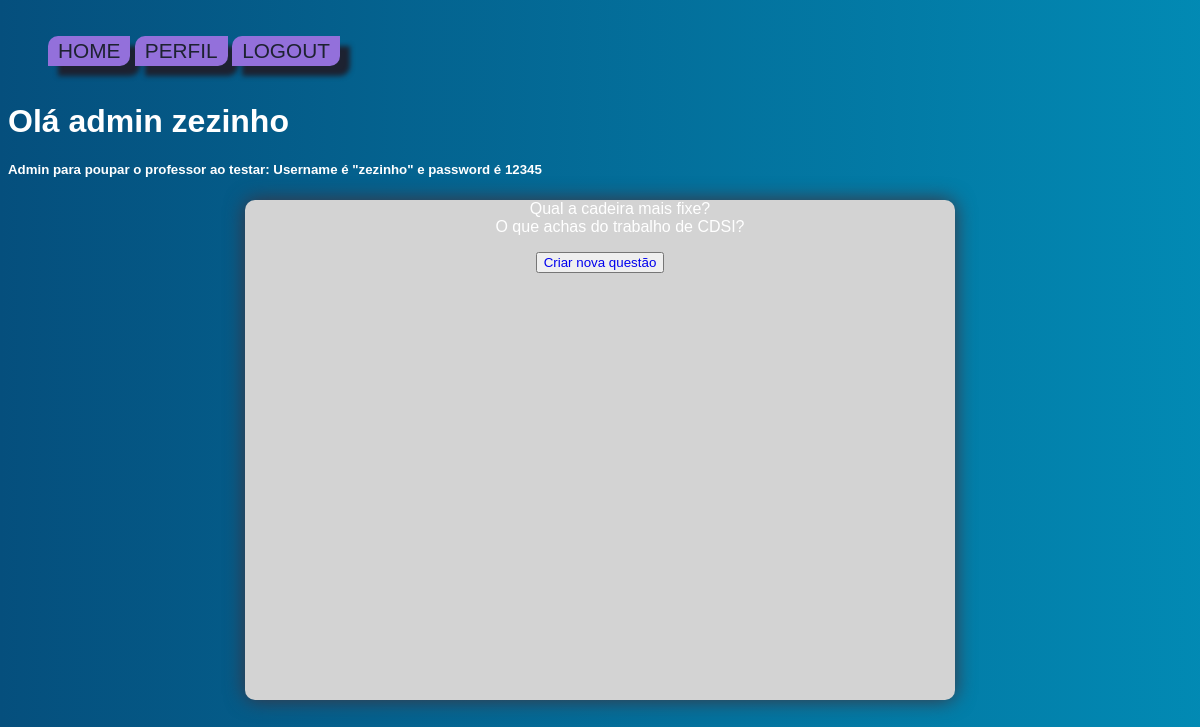
Page /votacao/ (signed in) on the committed database.
### votacao/models.py (models this page shows, shortened)
class Questao(models.Model):
    questao_texto = models.CharField(max_length=200)
    pub_data = models.DateTimeField('data de publicacao')

### votacao/views.py (the view)
# urls.py: path("", views.index, name="index"),
def index(request):
    latest_question_list = Questao.objects.all() #vai buscar todos os objetos
    return render(request, 'votacao/index.html', {'latest_question_list': latest_question_list,
                                                  'fruta': 'banana'})

### votacao/templates/votacao/index.html (shortened to what this page needs)
<!DOCTYPE html>
{% load static %}
<html lang="en">
<head>
    <link rel="stylesheet"  href="{%  static  'votacao/css/navbar.css'  %}">
</head>
<body>
    <header class="topnav">
        <ul>
          <li><a href="{% url 'votacao:index' %}">Home</a></li>
          {% if not request.user.is_authenticated %}
            <li><a href="{% url 'votacao:login_view' %}">Login</a></li>
          {%else%}
            <li><a href="{% url 'votacao:mostra_detalhes' %}"> Perfil</a></li>
            <li><a href="{% url 'votacao:logoutview' %}"> Logout</a></li>
          {% endif %}
        </ul>
    </header>
{% block conteudo %}
    {% if request.user.is_authenticated and request.user.is_superuser %}
    <h1>Olá admin {{request.user.username}}</h1>
    {% elif request.user.is_authenticated %}
    <h1>Olá {{request.user.username}}</h1>
    {% else %}
    <h1>Bem vindo! Você não está logado</h1>
    {% endif %}
    <h5>Admin para poupar o professor ao testar: Username é "zezinho" e password é 12345</h5>
    <div class="questao_group">
    {% if latest_question_list %}
        <ul >
        {% for questao in latest_question_list %}
            <li class="questao">
                <a href="{% url 'votacao:detalhe' questao.id %}"> {{questao.questao_texto}}</a>
            </li>
        {% endfor %}
        </ul>
    {% else %}
        <p>Nao ha questoes disponiveis.</p>
    {% endif %}
    {%  if request.user.is_superuser %}
    <p> <button> <a href="{% url 'votacao:formQuestao' %}"> Criar nova questão</a></button>  </p>
    {% endif %}
    </div>
    <br>
{% endblock %}
</body>
</html>

### votacao/static/votacao/css/navbar.css (style rules this page uses)
* { font-family: sans-serif,Arial, Helvetica; text-decoration: none; list-style: none; box-sizing: border-box; }
.topnav { width: 100%; text-transform: uppercase; color: #1d2231; align-items: center; display: flex; justify-content: space-between; }
.topnav ul { margin-right: 3em; float: right; padding-top: 1%; justify-content: space-between; }
.topnav li { background-color: mediumpurple; justify-content: space-between; display: inline-block; border-bottom-right-radius: 10px; border-top-left-radius: 10px; box-shadow: 10px 10px 5px; }
.topnav li a { color: #1d2231; font-size: 1.3em; padding: 0px 10px; line-height: 30px; }

### votacao/templates/votacao/index.html (style rules this page uses)
body { background-image: url("../../static/votacao/images/BGblue.jp"); background: linear-gradient(to right, #054f7d, #00a7cf, #d7ab14, #861a54, #054f7d);; background-attachment: fixed; color: white; background-size: 600%; background-position: 0 0; animation-duration: 20s; animation-iteration-count: infinite; animation-name: gradients; }
.questao_group { background: lightgrey; margin-left: 20%; margin-right: 20%; text-align: center; border-color: #1d2231; border-radius: 10px; box-shadow: 0px 0px 20px #3f323e; min-height: 500px; }
.questao { margin-top:auto; }
.questao a { color: white; }

### rows in the picture
Questao: questao_texto "Qual a cadeira mais fixe?"
Questao: questao_texto "O que achas do trabalho de CDSI?"

### other values in the picture
{{ request.user.username }} "zezinho"
